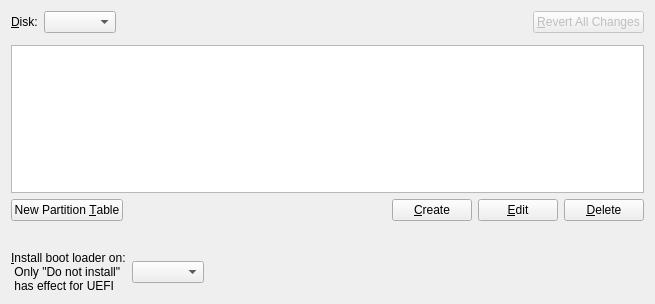
<?xml version="1.0" encoding="UTF-8"?>
<ui version="4.0">
 <class>PartitionPage</class>
 <widget class="QWidget" name="PartitionPage">
  <property name="geometry">
   <rect>
    <x>0</x>
    <y>0</y>
    <width>655</width>
    <height>304</height>
   </rect>
  </property>
  <property name="windowTitle">
   <string>Form</string>
  </property>
  <layout class="QVBoxLayout" name="verticalLayout">
   <item>
    <layout class="QHBoxLayout" name="horizontalLayout_2">
     <item>
      <widget class="QLabel" name="label_2">
       <property name="text">
        <string>&amp;Disk:</string>
       </property>
       <property name="buddy">
        <cstring>deviceComboBox</cstring>
       </property>
      </widget>
     </item>
     <item>
      <widget class="QComboBox" name="deviceComboBox"/>
     </item>
     <item>
      <spacer name="horizontalSpacer_2">
       <property name="orientation">
        <enum>Qt::Horizontal</enum>
       </property>
       <property name="sizeHint" stdset="0">
        <size>
         <width>40</width>
         <height>20</height>
        </size>
       </property>
      </spacer>
     </item>
     <item>
      <widget class="QPushButton" name="revertButton">
       <property name="enabled">
        <bool>false</bool>
       </property>
       <property name="text">
        <string>&amp;Revert All Changes</string>
       </property>
      </widget>
     </item>
    </layout>
   </item>
   <item>
    <widget class="PartitionPreview" name="partitionPreview"/>
   </item>
   <item>
    <widget class="QTreeView" name="partitionTreeView">
     <property name="editTriggers">
      <set>QAbstractItemView::NoEditTriggers</set>
     </property>
     <property name="rootIsDecorated">
      <bool>false</bool>
     </property>
     <property name="allColumnsShowFocus">
      <bool>true</bool>
     </property>
     <property name="expandsOnDoubleClick">
      <bool>false</bool>
     </property>
     <attribute name="headerStretchLastSection">
      <bool>false</bool>
     </attribute>
    </widget>
   </item>
   <item>
    <layout class="QHBoxLayout" name="horizontalLayout">
     <item>
      <widget class="QPushButton" name="newPartitionTableButton">
       <property name="text">
        <string>New Partition &amp;Table</string>
       </property>
      </widget>
     </item>
     <item>
      <spacer name="horizontalSpacer">
       <property name="orientation">
        <enum>Qt::Horizontal</enum>
       </property>
       <property name="sizeHint" stdset="0">
        <size>
         <width>40</width>
         <height>20</height>
        </size>
       </property>
      </spacer>
     </item>
     <item>
      <widget class="QPushButton" name="createButton">
       <property name="text">
        <string>&amp;Create</string>
       </property>
      </widget>
     </item>
     <item>
      <widget class="QPushButton" name="editButton">
       <property name="text">
        <string>&amp;Edit</string>
       </property>
      </widget>
     </item>
     <item>
      <widget class="QPushButton" name="deleteButton">
       <property name="text">
        <string>&amp;Delete</string>
       </property>
      </widget>
     </item>
    </layout>
   </item>
   <item>
    <spacer name="verticalSpacer">
     <property name="orientation">
      <enum>Qt::Vertical</enum>
     </property>
     <property name="sizeType">
      <enum>QSizePolicy::Fixed</enum>
     </property>
     <property name="sizeHint" stdset="0">
      <size>
       <width>20</width>
       <height>24</height>
      </size>
     </property>
    </spacer>
   </item>
   <item>
    <layout class="QHBoxLayout" name="horizontalLayout_3">
     <item>
      <widget class="QLabel" name="label_3">
       <property name="text">
        <string>&amp;Install boot loader on: 
 Only &quot;Do not install&quot; 
 has effect for UEFI</string>
       </property>
       <property name="scaledContents">
        <bool>false</bool>
       </property>
       <property name="wordWrap">
        <bool>true</bool>
       </property>
       <property name="buddy">
        <cstring>bootLoaderComboBox</cstring>
       </property>
      </widget>
     </item>
     <item>
      <widget class="QComboBox" name="bootLoaderComboBox">
       <property name="sizeAdjustPolicy">
        <enum>QComboBox::AdjustToContents</enum>
       </property>
      </widget>
     </item>
     <item>
      <spacer name="horizontalSpacer_3">
       <property name="orientation">
        <enum>Qt::Horizontal</enum>
       </property>
       <property name="sizeHint" stdset="0">
        <size>
         <width>40</width>
         <height>20</height>
        </size>
       </property>
      </spacer>
     </item>
    </layout>
   </item>
  </layout>
 </widget>
 <customwidgets>
  <customwidget>
   <class>PartitionPreview</class>
   <extends>QFrame</extends>
   <header location="global">gui/PartitionPreview.h</header>
   <container>1</container>
  </customwidget>
 </customwidgets>
 <tabstops>
  <tabstop>deviceComboBox</tabstop>
  <tabstop>revertButton</tabstop>
  <tabstop>partitionTreeView</tabstop>
  <tabstop>newPartitionTableButton</tabstop>
  <tabstop>createButton</tabstop>
  <tabstop>editButton</tabstop>
  <tabstop>deleteButton</tabstop>
  <tabstop>bootLoaderComboBox</tabstop>
 </tabstops>
 <resources/>
 <connections/>
</ui>
